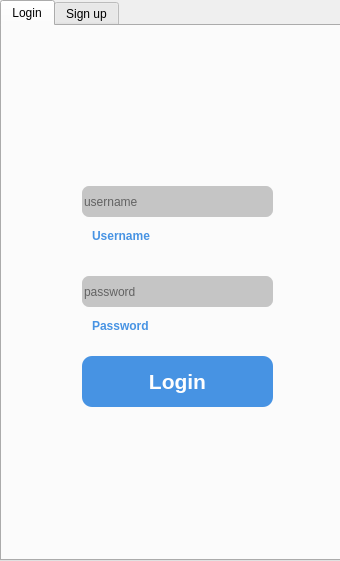
<?xml version="1.0" encoding="UTF-8"?>
<ui version="4.0">
 <class>Login</class>
 <widget class="QFrame" name="Login">
  <property name="geometry">
   <rect>
    <x>0</x>
    <y>0</y>
    <width>340</width>
    <height>561</height>
   </rect>
  </property>
  <property name="minimumSize">
   <size>
    <width>340</width>
    <height>561</height>
   </size>
  </property>
  <property name="maximumSize">
   <size>
    <width>340</width>
    <height>561</height>
   </size>
  </property>
  <property name="windowTitle">
   <string>Frame</string>
  </property>
  <widget class="QTabWidget" name="log">
   <property name="geometry">
    <rect>
     <x>0</x>
     <y>0</y>
     <width>341</width>
     <height>561</height>
    </rect>
   </property>
   <property name="minimumSize">
    <size>
     <width>341</width>
     <height>561</height>
    </size>
   </property>
   <property name="maximumSize">
    <size>
     <width>341</width>
     <height>561</height>
    </size>
   </property>
   <property name="styleSheet">
    <string notr="true"/>
   </property>
   <property name="tabPosition">
    <enum>QTabWidget::North</enum>
   </property>
   <property name="currentIndex">
    <number>0</number>
   </property>
   <property name="usesScrollButtons">
    <bool>false</bool>
   </property>
   <property name="documentMode">
    <bool>false</bool>
   </property>
   <property name="tabsClosable">
    <bool>false</bool>
   </property>
   <property name="movable">
    <bool>false</bool>
   </property>
   <property name="tabBarAutoHide">
    <bool>false</bool>
   </property>
   <widget class="QWidget" name="tab">
    <attribute name="title">
     <string>Login</string>
    </attribute>
    <widget class="QPushButton" name="Logbut">
     <property name="geometry">
      <rect>
       <x>80</x>
       <y>330</y>
       <width>191</width>
       <height>51</height>
      </rect>
     </property>
     <property name="styleSheet">
      <string notr="true">
QPushButton{

border-radius: 10px ;
background-color: rgb(71, 147, 227);

}</string>
     </property>
     <property name="text">
      <string/>
     </property>
    </widget>
    <widget class="QLabel" name="L1">
     <property name="geometry">
      <rect>
       <x>130</x>
       <y>340</y>
       <width>91</width>
       <height>31</height>
      </rect>
     </property>
     <property name="styleSheet">
      <string notr="true"/>
     </property>
     <property name="text">
      <string>&lt;!DOCTYPE HTML PUBLIC &quot;-//W3C//DTD HTML 4.0//EN&quot; &quot;http://www.w3.org/TR/REC-html40/strict.dtd&quot;&gt;
&lt;html&gt;&lt;head&gt;&lt;meta name=&quot;qrichtext&quot; content=&quot;1&quot; /&gt;&lt;style type=&quot;text/css&quot;&gt;
p, li { white-space: pre-wrap; }
&lt;/style&gt;&lt;/head&gt;&lt;body style=&quot; font-family:'MS Shell Dlg 2'; font-size:8pt; font-weight:400; font-style:normal;&quot;&gt;
&lt;p align=&quot;center&quot; style=&quot; margin-top:12px; margin-bottom:12px; margin-left:0px; margin-right:0px; -qt-block-indent:0; text-indent:0px;&quot;&gt;&lt;span style=&quot; font-size:16pt; font-weight:600; color:#fefefe;&quot;&gt;Login&lt;/span&gt;&lt;/p&gt;&lt;/body&gt;&lt;/html&gt;</string>
     </property>
    </widget>
    <widget class="QLabel" name="label_2">
     <property name="geometry">
      <rect>
       <x>50</x>
       <y>400</y>
       <width>251</width>
       <height>21</height>
      </rect>
     </property>
     <property name="styleSheet">
      <string notr="true"/>
     </property>
     <property name="text">
      <string>&lt;html&gt;&lt;head/&gt;&lt;body&gt;&lt;p align=&quot;center&quot;&gt;&lt;br/&gt;&lt;/p&gt;&lt;/body&gt;&lt;/html&gt;</string>
     </property>
    </widget>
    <widget class="QLineEdit" name="username">
     <property name="geometry">
      <rect>
       <x>80</x>
       <y>160</y>
       <width>191</width>
       <height>31</height>
      </rect>
     </property>
     <property name="styleSheet">
      <string notr="true">border-radius: 7px ;
background-color: rgb(197, 197, 197);</string>
     </property>
     <property name="text">
      <string/>
     </property>
     <property name="placeholderText">
      <string>username</string>
     </property>
    </widget>
    <widget class="QLabel" name="userLabel">
     <property name="geometry">
      <rect>
       <x>90</x>
       <y>200</y>
       <width>121</width>
       <height>21</height>
      </rect>
     </property>
     <property name="text">
      <string>&lt;html&gt;&lt;head/&gt;&lt;body&gt;&lt;p&gt;&lt;span style=&quot; font-weight:600; color:#4793e3;&quot;&gt;   Username&lt;/span&gt;&lt;/p&gt;&lt;/body&gt;&lt;/html&gt;</string>
     </property>
    </widget>
    <widget class="QLineEdit" name="password">
     <property name="geometry">
      <rect>
       <x>80</x>
       <y>250</y>
       <width>191</width>
       <height>31</height>
      </rect>
     </property>
     <property name="styleSheet">
      <string notr="true">background-color: rgb(197, 197, 197);
border-radius: 7px ;</string>
     </property>
     <property name="echoMode">
      <enum>QLineEdit::Password</enum>
     </property>
     <property name="placeholderText">
      <string>password</string>
     </property>
    </widget>
    <widget class="QLabel" name="passwordlabel">
     <property name="geometry">
      <rect>
       <x>90</x>
       <y>290</y>
       <width>111</width>
       <height>21</height>
      </rect>
     </property>
     <property name="text">
      <string>&lt;html&gt;&lt;head/&gt;&lt;body&gt;&lt;p&gt;&lt;span style=&quot; font-weight:600; color:#4793e3;&quot;&gt;Password&lt;/span&gt;&lt;/p&gt;&lt;/body&gt;&lt;/html&gt;</string>
     </property>
    </widget>
    <widget class="QLabel" name="logo">
     <property name="geometry">
      <rect>
       <x>130</x>
       <y>20</y>
       <width>81</width>
       <height>61</height>
      </rect>
     </property>
     <property name="text">
      <string/>
     </property>
     <property name="pixmap">
      <pixmap>../logo.png</pixmap>
     </property>
    </widget>
   </widget>
   <widget class="QWidget" name="tab_2">
    <attribute name="title">
     <string>Sign up</string>
    </attribute>
    <widget class="QLineEdit" name="user">
     <property name="geometry">
      <rect>
       <x>60</x>
       <y>100</y>
       <width>221</width>
       <height>31</height>
      </rect>
     </property>
     <property name="styleSheet">
      <string notr="true">background-color: rgb(197, 197, 197);
border-radius: 7px;</string>
     </property>
     <property name="placeholderText">
      <string>username</string>
     </property>
    </widget>
    <widget class="QLineEdit" name="passwoed">
     <property name="geometry">
      <rect>
       <x>60</x>
       <y>290</y>
       <width>221</width>
       <height>31</height>
      </rect>
     </property>
     <property name="styleSheet">
      <string notr="true">background-color: rgb(197, 197, 197);
border-radius: 7px;</string>
     </property>
     <property name="echoMode">
      <enum>QLineEdit::Password</enum>
     </property>
     <property name="placeholderText">
      <string>password</string>
     </property>
    </widget>
    <widget class="QLineEdit" name="confpass">
     <property name="geometry">
      <rect>
       <x>60</x>
       <y>360</y>
       <width>221</width>
       <height>31</height>
      </rect>
     </property>
     <property name="styleSheet">
      <string notr="true">background-color: rgb(197, 197, 197);
border-radius: 7px;</string>
     </property>
     <property name="echoMode">
      <enum>QLineEdit::Password</enum>
     </property>
     <property name="placeholderText">
      <string>confirm password</string>
     </property>
    </widget>
    <widget class="QLineEdit" name="email">
     <property name="geometry">
      <rect>
       <x>60</x>
       <y>220</y>
       <width>221</width>
       <height>31</height>
      </rect>
     </property>
     <property name="styleSheet">
      <string notr="true">background-color: rgb(197, 197, 197);
border-radius: 7px;</string>
     </property>
     <property name="placeholderText">
      <string>email@e.com</string>
     </property>
    </widget>
    <widget class="QLabel" name="userlabel">
     <property name="geometry">
      <rect>
       <x>70</x>
       <y>130</y>
       <width>121</width>
       <height>21</height>
      </rect>
     </property>
     <property name="text">
      <string>&lt;html&gt;&lt;head/&gt;&lt;body&gt;&lt;p&gt;&lt;span style=&quot; font-weight:600; color:#4793e3;&quot;&gt;   Username&lt;/span&gt;&lt;/p&gt;&lt;/body&gt;&lt;/html&gt;</string>
     </property>
    </widget>
    <widget class="QLabel" name="email_label">
     <property name="geometry">
      <rect>
       <x>70</x>
       <y>250</y>
       <width>121</width>
       <height>21</height>
      </rect>
     </property>
     <property name="text">
      <string>&lt;html&gt;&lt;head/&gt;&lt;body&gt;&lt;p&gt;&lt;span style=&quot; font-weight:600; color:#4793e3;&quot;&gt;Email&lt;/span&gt;&lt;/p&gt;&lt;/body&gt;&lt;/html&gt;</string>
     </property>
    </widget>
    <widget class="QLabel" name="pass_label">
     <property name="geometry">
      <rect>
       <x>70</x>
       <y>320</y>
       <width>121</width>
       <height>21</height>
      </rect>
     </property>
     <property name="text">
      <string>&lt;html&gt;&lt;head/&gt;&lt;body&gt;&lt;p&gt;&lt;span style=&quot; font-weight:600; color:#4793e3;&quot;&gt;Password&lt;/span&gt;&lt;/p&gt;&lt;/body&gt;&lt;/html&gt;</string>
     </property>
    </widget>
    <widget class="QLabel" name="cp_label">
     <property name="geometry">
      <rect>
       <x>70</x>
       <y>390</y>
       <width>121</width>
       <height>21</height>
      </rect>
     </property>
     <property name="text">
      <string>&lt;html&gt;&lt;head/&gt;&lt;body&gt;&lt;p&gt;&lt;span style=&quot; font-weight:600; color:#4793e3;&quot;&gt;Confirm Password&lt;/span&gt;&lt;/p&gt;&lt;/body&gt;&lt;/html&gt;</string>
     </property>
    </widget>
    <widget class="QPushButton" name="Signup">
     <property name="geometry">
      <rect>
       <x>70</x>
       <y>430</y>
       <width>211</width>
       <height>51</height>
      </rect>
     </property>
     <property name="styleSheet">
      <string notr="true">
QPushButton{

border-radius: 10px ;
background-color: rgb(71, 147, 227);

}</string>
     </property>
     <property name="text">
      <string/>
     </property>
    </widget>
    <widget class="QLabel" name="signUplabel">
     <property name="geometry">
      <rect>
       <x>120</x>
       <y>440</y>
       <width>111</width>
       <height>31</height>
      </rect>
     </property>
     <property name="styleSheet">
      <string notr="true"/>
     </property>
     <property name="text">
      <string>&lt;!DOCTYPE HTML PUBLIC &quot;-//W3C//DTD HTML 4.0//EN&quot; &quot;http://www.w3.org/TR/REC-html40/strict.dtd&quot;&gt;
&lt;html&gt;&lt;head&gt;&lt;meta name=&quot;qrichtext&quot; content=&quot;1&quot; /&gt;&lt;style type=&quot;text/css&quot;&gt;
p, li { white-space: pre-wrap; }
&lt;/style&gt;&lt;/head&gt;&lt;body style=&quot; font-family:'MS Shell Dlg 2'; font-size:8pt; font-weight:400; font-style:normal;&quot;&gt;
&lt;p align=&quot;center&quot; style=&quot; margin-top:12px; margin-bottom:12px; margin-left:0px; margin-right:0px; -qt-block-indent:0; text-indent:0px;&quot;&gt;&lt;span style=&quot; font-size:16pt; font-weight:600; color:#fefefe;&quot;&gt;Sign Up&lt;/span&gt;&lt;/p&gt;&lt;/body&gt;&lt;/html&gt;</string>
     </property>
    </widget>
    <widget class="QLabel" name="logo_2">
     <property name="geometry">
      <rect>
       <x>130</x>
       <y>20</y>
       <width>81</width>
       <height>61</height>
      </rect>
     </property>
     <property name="cursor">
      <cursorShape>ArrowCursor</cursorShape>
     </property>
     <property name="text">
      <string/>
     </property>
     <property name="pixmap">
      <pixmap>../logo.png</pixmap>
     </property>
    </widget>
    <widget class="QLineEdit" name="firstname">
     <property name="geometry">
      <rect>
       <x>60</x>
       <y>160</y>
       <width>61</width>
       <height>31</height>
      </rect>
     </property>
     <property name="styleSheet">
      <string notr="true">background-color: rgb(197, 197, 197);
border-radius: 7px;</string>
     </property>
     <property name="placeholderText">
      <string>Name</string>
     </property>
    </widget>
    <widget class="QLineEdit" name="lastname">
     <property name="geometry">
      <rect>
       <x>220</x>
       <y>160</y>
       <width>61</width>
       <height>31</height>
      </rect>
     </property>
     <property name="styleSheet">
      <string notr="true">background-color: rgb(197, 197, 197);
border-radius: 7px;</string>
     </property>
     <property name="placeholderText">
      <string>surname</string>
     </property>
    </widget>
    <widget class="QLabel" name="firstlabel">
     <property name="geometry">
      <rect>
       <x>60</x>
       <y>190</y>
       <width>61</width>
       <height>21</height>
      </rect>
     </property>
     <property name="text">
      <string>&lt;html&gt;&lt;head/&gt;&lt;body&gt;&lt;p&gt;&lt;span style=&quot; font-weight:600; color:#4793e3;&quot;&gt;First Name&lt;/span&gt;&lt;/p&gt;&lt;/body&gt;&lt;/html&gt;</string>
     </property>
    </widget>
    <widget class="QLabel" name="Last_label">
     <property name="geometry">
      <rect>
       <x>220</x>
       <y>190</y>
       <width>71</width>
       <height>21</height>
      </rect>
     </property>
     <property name="text">
      <string>&lt;html&gt;&lt;head/&gt;&lt;body&gt;&lt;p&gt;&lt;span style=&quot; font-weight:600; color:#4793e3;&quot;&gt;Last Name&lt;/span&gt;&lt;/p&gt;&lt;/body&gt;&lt;/html&gt;</string>
     </property>
    </widget>
    <widget class="QLineEdit" name="middlename">
     <property name="geometry">
      <rect>
       <x>140</x>
       <y>160</y>
       <width>61</width>
       <height>31</height>
      </rect>
     </property>
     <property name="styleSheet">
      <string notr="true">background-color: rgb(197, 197, 197);
border-radius: 7px;</string>
     </property>
     <property name="placeholderText">
      <string>Name</string>
     </property>
    </widget>
    <widget class="QLabel" name="middle_label">
     <property name="geometry">
      <rect>
       <x>130</x>
       <y>190</y>
       <width>71</width>
       <height>21</height>
      </rect>
     </property>
     <property name="text">
      <string>&lt;html&gt;&lt;head/&gt;&lt;body&gt;&lt;p&gt;&lt;span style=&quot; font-weight:600; color:#4793e3;&quot;&gt;Middle Name&lt;/span&gt;&lt;/p&gt;&lt;/body&gt;&lt;/html&gt;</string>
     </property>
    </widget>
    <widget class="QLabel" name="label">
     <property name="geometry">
      <rect>
       <x>40</x>
       <y>495</y>
       <width>241</width>
       <height>21</height>
      </rect>
     </property>
     <property name="text">
      <string>&lt;html&gt;&lt;head/&gt;&lt;body&gt;&lt;p&gt;&lt;br/&gt;&lt;/p&gt;&lt;/body&gt;&lt;/html&gt;</string>
     </property>
    </widget>
   </widget>
  </widget>
 </widget>
 <resources/>
 <connections/>
</ui>
